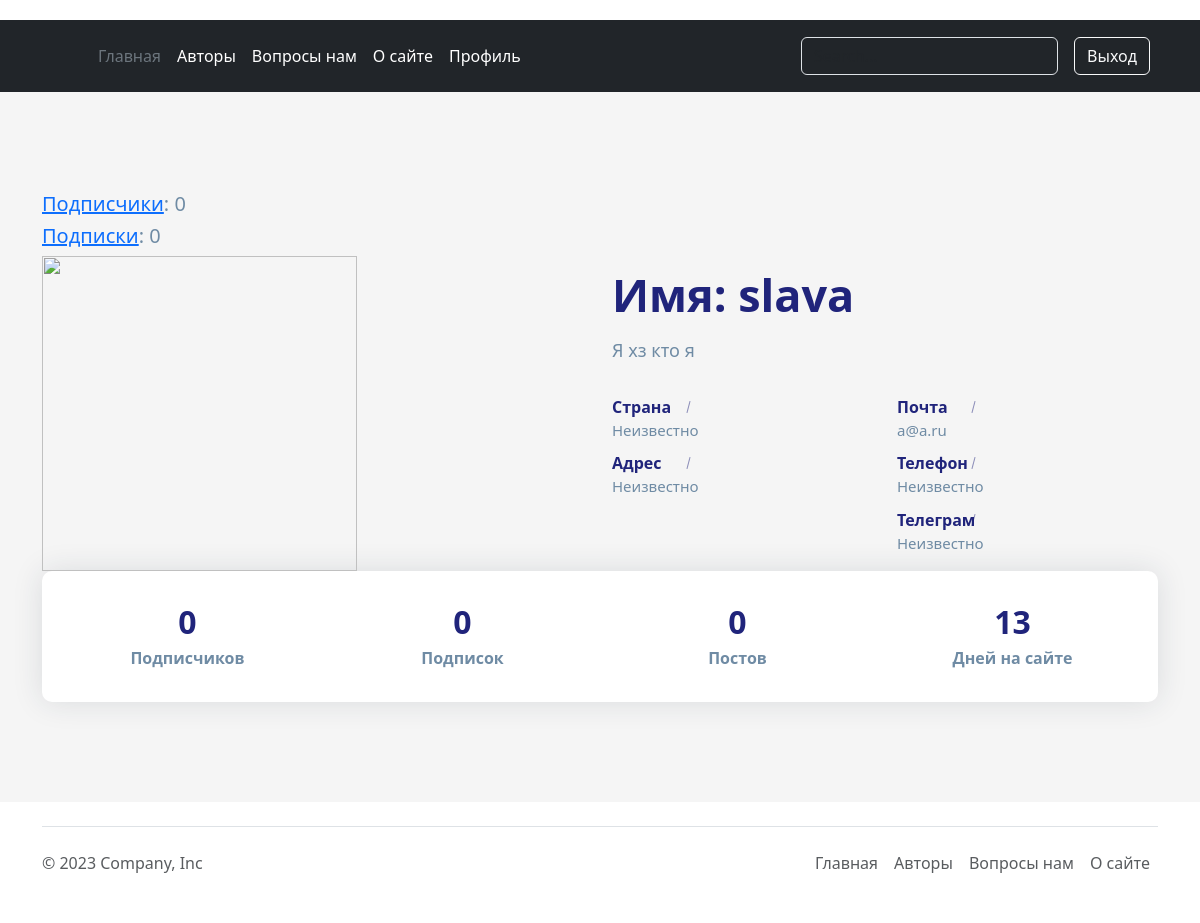
The app's page /account/personal_profile/ (signed in), older data.
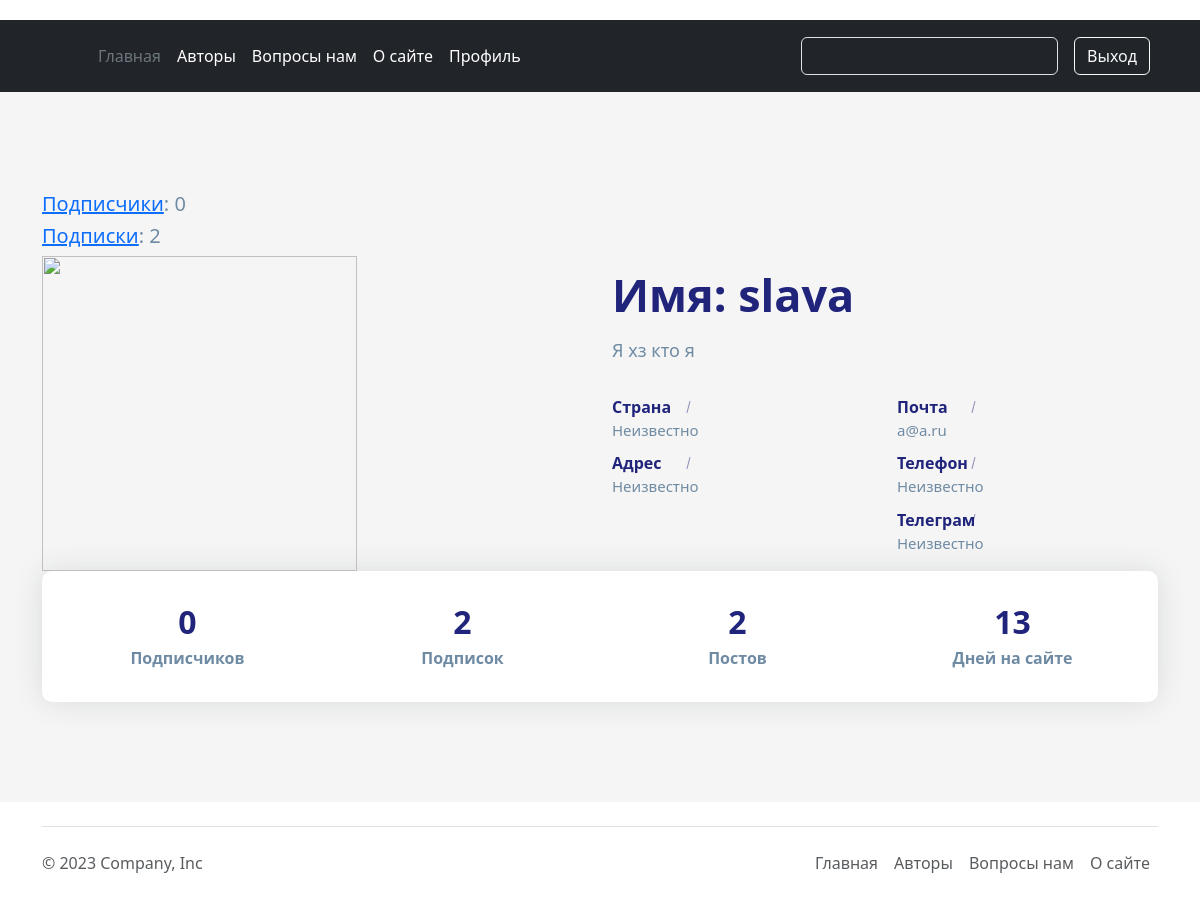
The same page, newer data.
### account/models.py (models this page shows, shortened)
class Author(AbstractBaseUser, PermissionsMixin):
    email = models.EmailField(_('почтовый адрес'), unique=True)
    user_name = models.CharField(max_length=150)
    mobile = models.CharField(max_length=20, blank=True)
    gender = models.ForeignKey(Gender, on_delete=models.SET_NULL, blank=True, null=True)
    profile_photo = models.ImageField(upload_to='photos/%Y/%m/%d/', help_text=_('Фото профиля'), blank=True)
    profile_information = models.TextField(help_text='Расскажите о себе', blank=True)
    country = models.ForeignKey(Country, on_delete=models.SET_NULL, blank=True, null=True)
    telegram_link = models.URLField(_('Телеграмм аккаунт'), blank=True)
    city = models.CharField(_('Где живете'), max_length=70, blank=True, null=True)
    following = models.ManyToManyField(
        "self", blank=True, related_name="followers", symmetrical=False
    )
    is_active = models.BooleanField(default=False)
    is_staff = models.BooleanField(default=False)
    created = models.DateTimeField(auto_now_add=True)
    updated = models.DateTimeField(auto_now=True)
    objects = CustomAccountManager()
    USERNAME_FIELD = 'email'
    REQUIRED_FIELDS = ['user_name']
    class Meta:
        verbose_name = _("Аккаунт")
        verbose_name_plural = _("Аккаунты")
        ordering = ('user_name',)

### account/views.py (the view)
# urls.py: path('personal_profile/', views.personal_profile_view, name='personal_profile'),
@login_required(redirect_field_name='login')
def personal_profile_view(request):
    template_name = 'account/user/personal_profile.html'
    context = {
        'user': request.user,
        'followers': request.user.followers,
        'following': request.user.following,
        'posts_amount': Post.objects.filter(author=request.user).count(),
        'days_registered': (timezone.now() - request.user.created).days
    }
    return render(request, template_name, context=context)

### account/templates/account/user/personal_profile.html (shortened to what the changed rows need)
{% extends "main/base.html" %}
{% load static %}
{% block content %}
<link rel="stylesheet" href="{% static 'main/css/personal_profile.css' %}" />
<section class="section about-section gray-bg" id="about">
            <div class="container">
                <h5><a href="{% url 'authors:followers_list_view' user.pk %}">Подписчики</a>: {{ user.following.count }}</h5>
                <h5><a href="{% url 'authors:following_list_view' user.pk %}">Подписки</a>: {{ user.followers.count }}</h5>
                <div class="row align-items-center flex-row-reverse">
                    <div class="col-lg-6">
                        <div class="about-text go-to">
                            <h3 class="dark-color">Имя: {{ user.user_name }}</h3>
                            <p>{{ user.profile_information }}</p>
                            <div class="row about-list">
                                <div class="col-md-6">
                                </div>
                                <div class="col-md-6">
                                    <div class="media">
                                        <label>Почта</label>
                                        <p>
                                            {% if user.email %}
                                                {{ user.email }}
                                            {% else %}
                                                Неизвестно
                                            {% endif %}
                                        </p>
                                    </div>
                                </div>
                            </div>
                        </div>
                    </div>
                    <div class="col-lg-6">
                    </div>
                </div>
                <div class="counter">
                    <div class="row">
                        <div class="col-6 col-lg-3">
                            <div class="count-data text-center">
                                <h6 class="count h2" data-to="500" data-speed="500">{{ user.following.count }}</h6>
                                <p class="m-0px font-w-600">Подписчиков</p>
                            </div>
                        </div>
                        <div class="col-6 col-lg-3">
                            <div class="count-data text-center">
                                <h6 class="count h2" data-to="150" data-speed="150">{{ user.followers.count }}</h6>
                                <p class="m-0px font-w-600">Подписок</p>
                            </div>
                        </div>
                        <div class="col-6 col-lg-3">
                            <div class="count-data text-center">
                                <h6 class="count h2" data-to="850" data-speed="850">{{ posts_amount }}</h6>
                                <p class="m-0px font-w-600">Постов</p>
                            </div>
                        </div>
                    </div>
                </div>
            </div>
        </section>
{% endblock %}

Row changes from the older to the newer data that the page shows:
changed Author "slava": followers.count "0" → "2"
Text that changed along with them:
{{ posts_amount }}: "0" → "2"
